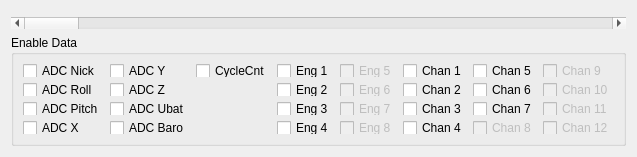
      <widget class="QWidget" name="Diagnostics">
       <attribute name="title">
        <string>Diagnostics</string>
       </attribute>
       <layout class="QVBoxLayout" name="verticalLayout_9">
        <item>
         <widget class="QwtPlot" name="qwtPlot">
          <property name="sizePolicy">
           <sizepolicy hsizetype="Preferred" vsizetype="Preferred">
            <horstretch>0</horstretch>
            <verstretch>0</verstretch>
           </sizepolicy>
          </property>
          <property name="font">
           <font>
            <weight>50</weight>
            <bold>false</bold>
           </font>
          </property>
         </widget>
        </item>
        <item>
         <widget class="QScrollBar" name="horizontalScrollBar">
          <property name="minimumSize">
           <size>
            <width>0</width>
            <height>12</height>
           </size>
          </property>
          <property name="maximumSize">
           <size>
            <width>9999999</width>
            <height>12</height>
           </size>
          </property>
          <property name="orientation">
           <enum>Qt::Horizontal</enum>
          </property>
         </widget>
        </item>
        <item>
         <widget class="QGroupBox" name="EnableData">
          <property name="maximumSize">
           <size>
            <width>16777215</width>
            <height>111</height>
           </size>
          </property>
          <property name="title">
           <string>Enable Data</string>
          </property>
          <layout class="QGridLayout" name="gridLayout_35">
           <item row="3" column="0">
            <widget class="QCheckBox" name="checkADCNick">
             <property name="text">
              <string>ADC Nick</string>
             </property>
            </widget>
           </item>
           <item row="4" column="0">
            <widget class="QCheckBox" name="checkADCRoll">
             <property name="text">
              <string>ADC Roll</string>
             </property>
            </widget>
           </item>
           <item row="5" column="0">
            <widget class="QCheckBox" name="checkADCPitch">
             <property name="text">
              <string>ADC Pitch</string>
             </property>
            </widget>
           </item>
           <item row="6" column="0">
            <widget class="QCheckBox" name="checkADCX">
             <property name="text">
              <string>ADC X</string>
             </property>
            </widget>
           </item>
           <item row="3" column="2">
            <widget class="QCheckBox" name="checkCycleCount">
             <property name="text">
              <string>CycleCnt</string>
             </property>
            </widget>
           </item>
           <item row="6" column="1">
            <widget class="QCheckBox" name="checkADCBaro">
             <property name="text">
              <string>ADC Baro</string>
             </property>
            </widget>
           </item>
           <item row="5" column="1">
            <widget class="QCheckBox" name="checkADCUbat">
             <property name="text">
              <string>ADC Ubat</string>
             </property>
            </widget>
           </item>
           <item row="4" column="1">
            <widget class="QCheckBox" name="checkADCZ">
             <property name="text">
              <string>ADC Z</string>
             </property>
            </widget>
           </item>
           <item row="3" column="1">
            <widget class="QCheckBox" name="checkADCY">
             <property name="text">
              <string>ADC Y</string>
             </property>
            </widget>
           </item>
           <item row="4" column="3">
            <widget class="QCheckBox" name="checkEng2">
             <property name="text">
              <string>Eng 2</string>
             </property>
            </widget>
           </item>
           <item row="3" column="3">
            <widget class="QCheckBox" name="checkEng1">
             <property name="text">
              <string>Eng 1</string>
             </property>
            </widget>
           </item>
           <item row="5" column="3">
            <widget class="QCheckBox" name="checkEng3">
             <property name="text">
              <string>Eng 3</string>
             </property>
            </widget>
           </item>
           <item row="6" column="3">
            <widget class="QCheckBox" name="checkEng4">
             <property name="enabled">
              <bool>true</bool>
             </property>
             <property name="text">
              <string>Eng 4</string>
             </property>
            </widget>
           </item>
           <item row="3" column="4">
            <widget class="QCheckBox" name="checkEng5">
             <property name="enabled">
              <bool>false</bool>
             </property>
             <property name="text">
              <string>Eng 5</string>
             </property>
            </widget>
           </item>
           <item row="4" column="4">
            <widget class="QCheckBox" name="checkEng6">
             <property name="enabled">
              <bool>false</bool>
             </property>
             <property name="text">
              <string>Eng 6</string>
             </property>
            </widget>
           </item>
           <item row="5" column="4">
            <widget class="QCheckBox" name="checkEng7">
             <property name="enabled">
              <bool>false</bool>
             </property>
             <property name="text">
              <string>Eng 7</string>
             </property>
            </widget>
           </item>
           <item row="6" column="4">
            <widget class="QCheckBox" name="checkEng8">
             <property name="enabled">
              <bool>false</bool>
             </property>
             <property name="text">
              <string>Eng 8</string>
             </property>
            </widget>
           </item>
           <item row="3" column="5">
            <widget class="QCheckBox" name="checkChan1">
             <property name="text">
              <string>Chan 1</string>
             </property>
            </widget>
           </item>
           <item row="4" column="5">
            <widget class="QCheckBox" name="checkChan2">
             <property name="text">
              <string>Chan 2</string>
             </property>
            </widget>
           </item>
           <item row="5" column="5">
            <widget class="QCheckBox" name="checkChan3">
             <property name="text">
              <string>Chan 3</string>
             </property>
            </widget>
           </item>
           <item row="6" column="5">
            <widget class="QCheckBox" name="checkChan4">
             <property name="text">
              <string>Chan 4</string>
             </property>
            </widget>
           </item>
           <item row="3" column="7">
            <widget class="QCheckBox" name="checkChan5">
             <property name="text">
              <string>Chan 5</string>
             </property>
            </widget>
           </item>
           <item row="4" column="7">
            <widget class="QCheckBox" name="checkChan6">
             <property name="text">
              <string>Chan 6</string>
             </property>
            </widget>
           </item>
           <item row="5" column="7">
            <widget class="QCheckBox" name="checkChan7">
             <property name="text">
              <string>Chan 7</string>
             </property>
            </widget>
           </item>
           <item row="6" column="7">
            <widget class="QCheckBox" name="checkChan8">
             <property name="enabled">
              <bool>false</bool>
             </property>
             <property name="text">
              <string>Chan 8</string>
             </property>
            </widget>
           </item>
           <item row="3" column="8">
            <widget class="QCheckBox" name="checkChan9">
             <property name="enabled">
              <bool>false</bool>
             </property>
             <property name="text">
              <string>Chan 9</string>
             </property>
            </widget>
           </item>
           <item row="4" column="8">
            <widget class="QCheckBox" name="checkChan10">
             <property name="enabled">
              <bool>false</bool>
             </property>
             <property name="text">
              <string>Chan 10</string>
             </property>
            </widget>
           </item>
           <item row="5" column="8">
            <widget class="QCheckBox" name="checkChan11">
             <property name="enabled">
              <bool>false</bool>
             </property>
             <property name="text">
              <string>Chan 11</string>
             </property>
            </widget>
           </item>
           <item row="6" column="8">
            <widget class="QCheckBox" name="checkChan12">
             <property name="enabled">
              <bool>false</bool>
             </property>
             <property name="text">
              <string>Chan 12</string>
             </property>
            </widget>
           </item>
          </layout>
         </widget>
        </item>
       </layout>
      </widget>
